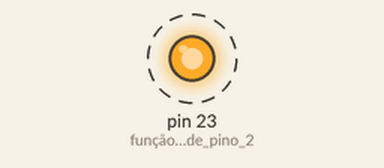
Simulated run of this sketch. Board: Arduino Mega 2560, built with avr-gcc and run on an emulated ATmega2560. On the bench: output pins drawn as LEDs (lit = HIGH). Dashed ring = blinking.

Above: at 0.2 s.
Timing chart, 0 to 3.0 s (numbered marks = the images above):
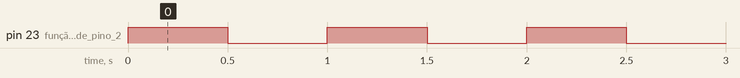

The sketch:

sketch_feb26a.ino
```cpp
// C++ code

void setup()
{
  pinMode (23, OUTPUT); //função de saída de pino 23
}

void loop()
{
  digitalWrite(23, HIGH); //acende o led
  delay(500); //por 2 segundos
  digitalWrite(23, LOW); //apaga o led
  delay(500); //por 2 segundos
}
```

Measured:
- by itself, pin 23 (função_de_saída_de_pino_2): alternates HIGH for 0.50 s and LOW for 0.50 s
